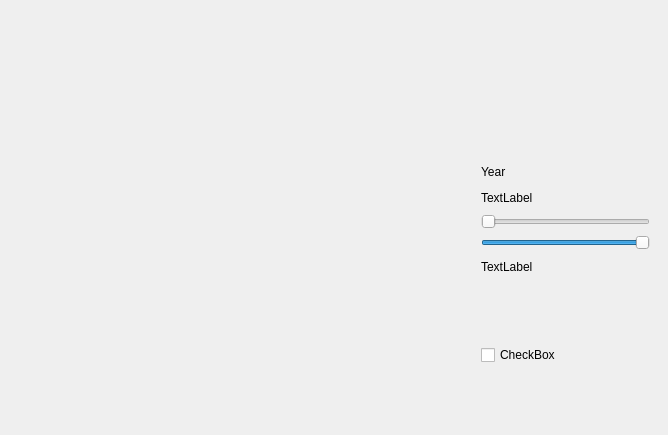
<?xml version="1.0" encoding="UTF-8"?>
<ui version="4.0">
 <class>FormTest</class>
 <widget class="QWidget" name="FormTest">
  <property name="geometry">
   <rect>
    <x>0</x>
    <y>0</y>
    <width>668</width>
    <height>435</height>
   </rect>
  </property>
  <property name="windowTitle">
   <string>FormTest</string>
  </property>
  <widget class="QWidget" name="verticalLayoutWidget">
   <property name="geometry">
    <rect>
     <x>10</x>
     <y>10</y>
     <width>451</width>
     <height>411</height>
    </rect>
   </property>
   <layout class="QVBoxLayout" name="verticalLayout"/>
  </widget>
  <widget class="QWidget" name="verticalLayoutWidget_2">
   <property name="geometry">
    <rect>
     <x>470</x>
     <y>60</y>
     <width>191</width>
     <height>81</height>
    </rect>
   </property>
   <layout class="QVBoxLayout" name="verticalLayout_2"/>
  </widget>
  <widget class="QWidget" name="verticalLayoutWidget_3">
   <property name="geometry">
    <rect>
     <x>470</x>
     <y>150</y>
     <width>191</width>
     <height>138</height>
    </rect>
   </property>
   <layout class="QVBoxLayout" name="verticalLayout_3">
    <item>
     <widget class="QLabel" name="label">
      <property name="text">
       <string>Year</string>
      </property>
     </widget>
    </item>
    <item>
     <widget class="QLabel" name="yearFrom">
      <property name="frameShape">
       <enum>QFrame::NoFrame</enum>
      </property>
      <property name="text">
       <string>TextLabel</string>
      </property>
      <property name="scaledContents">
       <bool>false</bool>
      </property>
     </widget>
    </item>
    <item>
     <widget class="QSlider" name="yearFromSlider">
      <property name="layoutDirection">
       <enum>Qt::LeftToRight</enum>
      </property>
      <property name="minimum">
       <number>1920</number>
      </property>
      <property name="maximum">
       <number>2012</number>
      </property>
      <property name="orientation">
       <enum>Qt::Horizontal</enum>
      </property>
     </widget>
    </item>
    <item>
     <widget class="QSlider" name="yearToSlider">
      <property name="minimum">
       <number>1920</number>
      </property>
      <property name="maximum">
       <number>2012</number>
      </property>
      <property name="sliderPosition">
       <number>2012</number>
      </property>
      <property name="orientation">
       <enum>Qt::Horizontal</enum>
      </property>
     </widget>
    </item>
    <item>
     <widget class="QLabel" name="yearTo">
      <property name="text">
       <string>TextLabel</string>
      </property>
     </widget>
    </item>
   </layout>
  </widget>
  <widget class="QWidget" name="verticalLayoutWidget_4">
   <property name="geometry">
    <rect>
     <x>470</x>
     <y>290</y>
     <width>191</width>
     <height>131</height>
    </rect>
   </property>
   <layout class="QVBoxLayout" name="verticalLayout_4">
    <item>
     <widget class="QCheckBox" name="checkBox">
      <property name="text">
       <string>CheckBox</string>
      </property>
     </widget>
    </item>
   </layout>
  </widget>
  <widget class="QWidget" name="verticalLayoutWidget_5">
   <property name="geometry">
    <rect>
     <x>470</x>
     <y>10</y>
     <width>191</width>
     <height>41</height>
    </rect>
   </property>
   <layout class="QVBoxLayout" name="verticalLayout_5"/>
  </widget>
  <action name="actionTestaction">
   <property name="text">
    <string>testaction</string>
   </property>
  </action>
 </widget>
 <layoutdefault spacing="6" margin="11"/>
 <resources/>
 <connections>
  <connection>
   <sender>yearToSlider</sender>
   <signal>valueChanged(int)</signal>
   <receiver>yearTo</receiver>
   <slot>setNum(int)</slot>
   <hints>
    <hint type="sourcelabel">
     <x>539</x>
     <y>245</y>
    </hint>
    <hint type="destinationlabel">
     <x>527</x>
     <y>276</y>
    </hint>
   </hints>
  </connection>
  <connection>
   <sender>yearFromSlider</sender>
   <signal>valueChanged(int)</signal>
   <receiver>yearFrom</receiver>
   <slot>setNum(int)</slot>
   <hints>
    <hint type="sourcelabel">
     <x>504</x>
     <y>191</y>
    </hint>
    <hint type="destinationlabel">
     <x>502</x>
     <y>215</y>
    </hint>
   </hints>
  </connection>
 </connections>
</ui>
